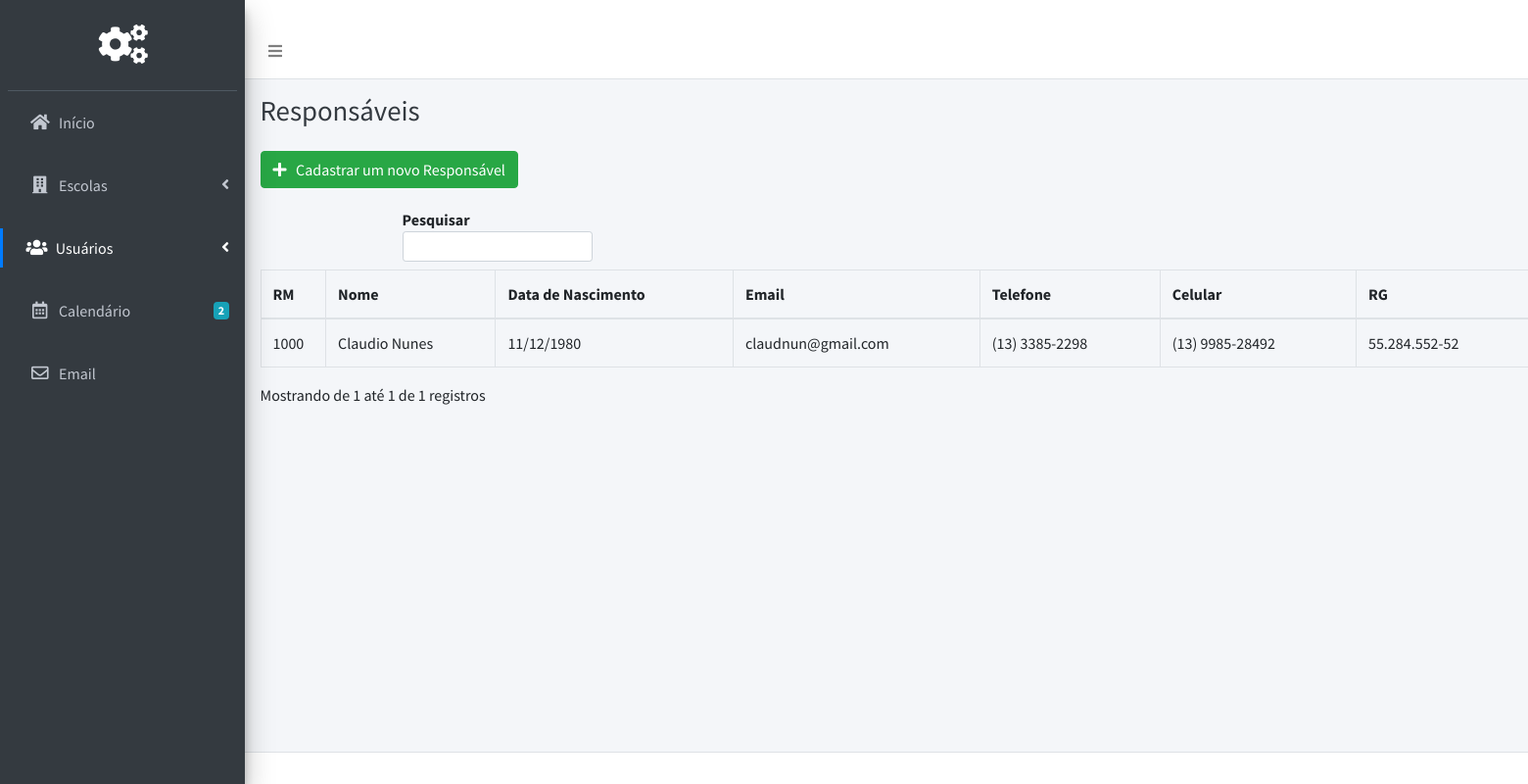
/Pages/Admin/responsaveis.php (signed in), run on an earlier commit of the app's database.
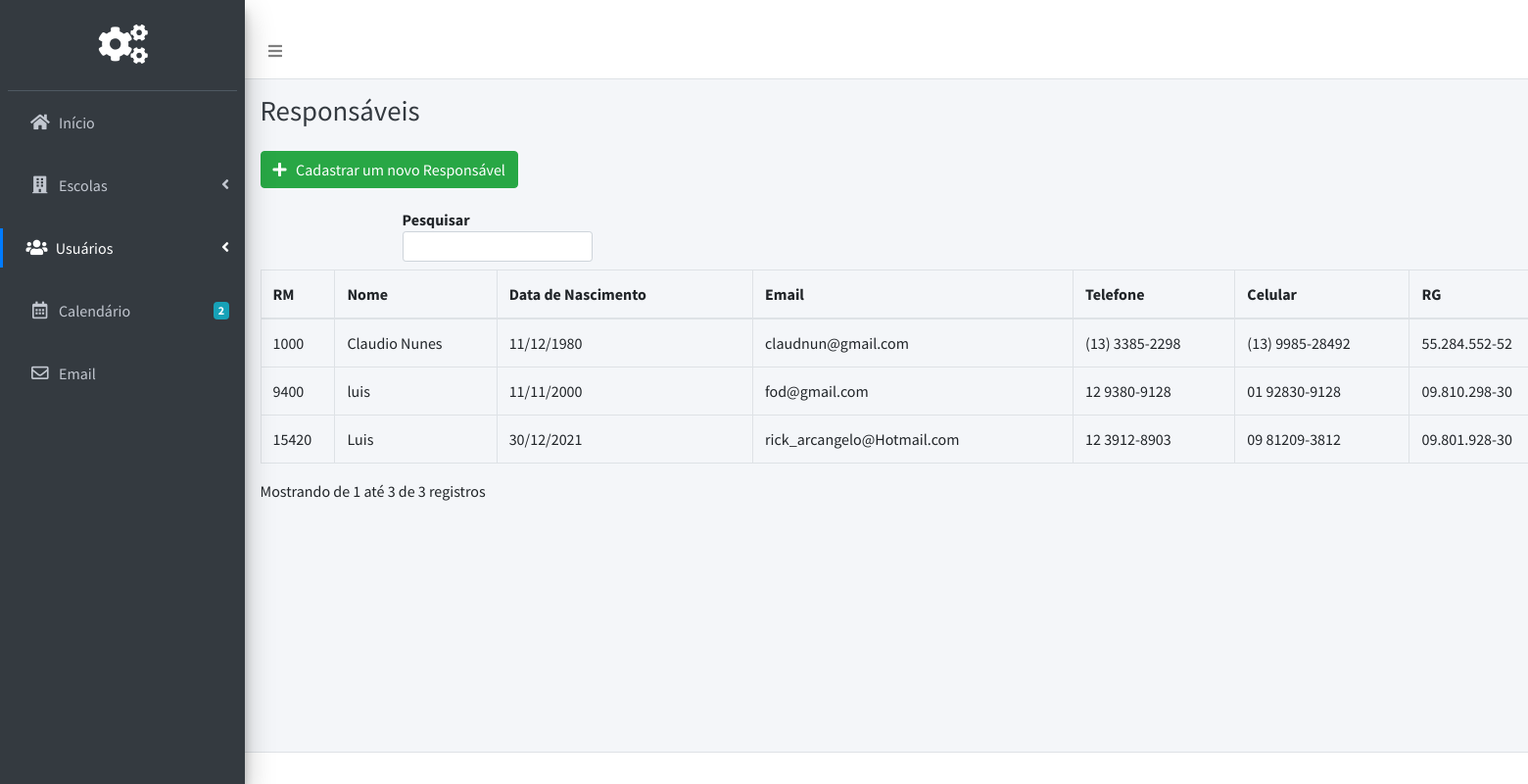
And on a later commit of the database.
### src/Pages/Admin/responsaveis.php (the view, shortened to what this page needs)
<?php
include('../../Scripts/Database/Connection.php');
?>
<!DOCTYPE html>
<html>
<head>
  <link rel="stylesheet" href="../../plugins/fontawesome-free/css/all.min.css">
  <link rel="stylesheet" href="https://code.ionicframework.com/ionicons/2.0.1/css/ionicons.min.css">
  <link rel="stylesheet" href="../../plugins/tempusdominus-bootstrap-4/css/tempusdominus-bootstrap-4.min.css">
  <link rel="stylesheet" href="../../plugins/icheck-bootstrap/icheck-bootstrap.min.css">
  <link rel="stylesheet" href="../../plugins/jqvmap/jqvmap.min.css">
  <link rel="stylesheet" href="../../plugins/toastr/toastr.min.css">
  <link rel="stylesheet" href="../../assets/Global/css/adminlte.min.css">
  <link rel="stylesheet" href="../../assets/Global/css/style.css">
<link rel="stylesheet" href="../../assets/Resp/css/style.css">
  <link rel="stylesheet" href="../../plugins/overlayScrollbars/css/OverlayScrollbars.min.css">
  <link rel="stylesheet" href="../../plugins/daterangepicker/daterangepicker.css">
  <link rel="stylesheet" href="../../plugins/summernote/summernote-bs4.css">
</head>
<body class="hold-transition sidebar-mini layout-fixed">
<div class="wrapper">
  <nav class="main-header navbar navbar-expand navbar-white navbar-light">
    <ul class="navbar-nav">
      <li class="nav-item">
        <a class="nav-link" data-widget="pushmenu" href="#" role="button"><i class="fas fa-bars"></i></a>
      </li>
    </ul>
  </nav>
  <aside class="main-sidebar sidebar-dark-primary elevation-4">
    <div class="sidebar">
      <div class="user-panel mt-3 pb-3 mb-3 d-flex">
        <div class="image">
        </div>
        <div class="pageLogo">
       <i class="fa fa-cogs"></i>
        </div>
      </div>
      <nav class="mt-2">
        <ul class="nav nav-pills nav-sidebar nav-legacy flex-column" data-widget="treeview" role="menu" data-accordion="false">
          <li class="nav-item ">
            <a href="home.php" class="nav-link">
              <i class="nav-icon fas fa-home"></i>
              <p>
                Início
              </p>
            </a>
          </li>
        <br>
          <li class="nav-item has-treeview">
            <a href="#" class="nav-link">
              <i class="nav-icon fas fa-building"></i>
              <p>
                Escolas
                <i class="fas fa-angle-left right"></i>
              </p>
            </a>
          </li>
<br>
          <li class="nav-item has-treeview">
            <a href="#" class="nav-link active">
              <i class="nav-icon fas fa-users"></i>
              <p>
                Usuários
                <i class="right fas fa-angle-left"></i>
              </p>
            </a>
          </li><br>
          <li class="nav-item">
            <a href="pages/calendar.html" class="nav-link">
              <i class="nav-icon far fa-calendar-alt"></i>
              <p>
                Calendário
                <span class="badge badge-info right">2</span>
              </p>
            </a>
          </li>
         <br>
          <li class="nav-item">
            <a href="#" class="nav-link">
              <i class="nav-icon far fa-envelope"></i>
              <p>
                Email
              </p>
            </a>
          </li>
        </ul>
      </nav>
    </div>
  </aside>
  <div class="content-wrapper">
    <div class="content-header">
      <div class="container-fluid">
        <div class="row mb-2">
          <div class="col-sm-6">
            <h1 class="m-0 text-dark">Responsáveis</h1>
          </div>
        </div>
      </div>
    </div>
    <section class="content">
      <div class="container-fluid">
        <button class="btn btn-success" type="button" name="button" data-toggle="modal" data-target="#registrarResp"><i class="fa fa-plus"></i> &nbsp;  Cadastrar um novo Responsável</button>
        <table class="table table-bordered display" id="tabelaResp" width="100%" cellspacing="0">
          <form action="" id="myform">
        <thead>
            <tr>
                <th>RM</th>
		        <th>Nome</th>
		        <th>Data de Nascimento</th>
		        <th>Email</th>
                <th>Telefone</th>
                <th>Celular</th>
                <th>RG</th>
            </tr>
        </thead>
      <tbody>
<?php
$result =  mysqli_query($conn,"SELECT * FROM responsáveis");
while($row = mysqli_fetch_array($result))
{
echo "<tr>";
echo "<td>" . $row['RM_Responsável'] . "</td>";
echo "<td>" . $row['Resp_Nome'] . "</td>";
echo "<td>" . date("d/m/Y", strtotime($row['Resp_DataDeNascimento'])) . "</td>";
echo "<td>" . $row['Resp_Email'] . "</td>";
echo "<td>" . $row['Resp_Telefone'] . "</td>";
echo "<td>" . $row['Resp_Celular'] . "</td>";
echo "<td>" . $row['Resp_RG'] . "</td>";
echo "</tr>";
}
?>
      </tbody>
      </table>
      </div>
    </section>
  </div>
  <footer class="main-footer">
  </footer>
</div>
</body>
</html>

### src/assets/Global/css/style.css (style rules this page uses)
.pageLogo { color: #fff; font-size: 40px; margin-left: 80px; }

### src/Pages/Admin/responsaveis.php (style rules this page uses)
.wrapper { width: 150vw; }

What changed in the data, as far as the page shows it:
added responsáveis: RM_Responsável "15420", Resp_Nome "Luis", Resp_DataDeNascimento "30/12/2021", Resp_Email "rick_arcangelo@Hotmail.com", Resp_Telefone "12 3912-8903", Resp_Celular "09 81209-3812", Resp_RG "09.801.928-30"
added responsáveis: RM_Responsável "9400", Resp_Nome "luis", Resp_DataDeNascimento "11/11/2000", Resp_Email "fod@gmail.com", Resp_Telefone "12 9380-9128", Resp_Celular "01 92830-9128", Resp_RG "09.810.298-30"
Also different on the page:
text written by a page script: "Pesquisar Mostrando de 1 até 1 de 1 registros" → "Pesquisar Mostrando de 1 até 3 de 3 registros"
